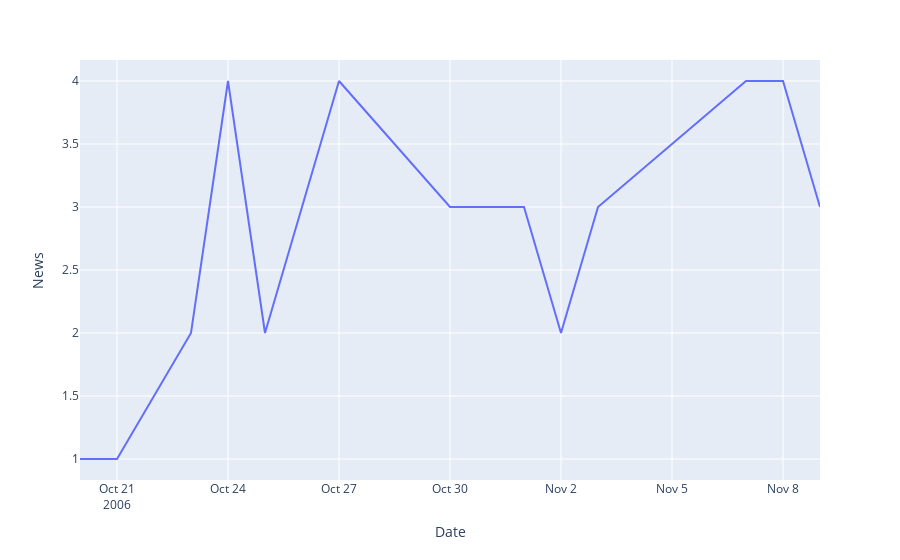

This figure's notebook cell:
### Code cell
tmp = df.groupby('Date').count().reset_index()
px.line(tmp, x="Date",y="News")

### Figure 1 — Plotly figure (JSON) as saved in the notebook; plotly's stock layout.template omitted (floating-point values rounded to 4 significant figures)
{"data": [{"hovertemplate": "Date=%{x}<br>News=%{y}<extra></extra>", "legendgroup": "", "line": {"color": "#636efa", "dash": "solid"}, "marker": {"symbol": "circle"}, "mode": "lines", "name": "", "orientation": "v", "showlegend": false, "type": "scatter", "x": ["2006-10-20", "2006-10-21", "2006-10-23", "2006-10-24", "2006-10-25", "2006-10-27", "2006-10-30", "2006-11-01", "2006-11-02", "2006-11-03", "2006-11-07", "2006-11-08", "2006-11-09"], "xaxis": "x", "y": [1, 1, 2, 4, 2, 4, 3, 3, 2, 3, 4, 4, 3], "yaxis": "y"}], "layout": {"legend": {"tracegroupgap": 0}, "margin": {"t": 60}, "xaxis": {"anchor": "y", "domain": [0, 1], "title": {"text": "Date"}}, "yaxis": {"anchor": "x", "domain": [0, 1], "title": {"text": "News"}}}}
